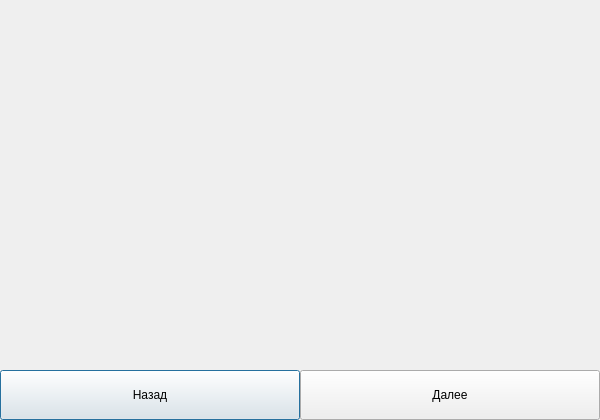
<?xml version="1.0" encoding="UTF-8"?>
<ui version="4.0">
 <class>wind3</class>
 <widget class="QDialog" name="wind3">
  <property name="geometry">
   <rect>
    <x>0</x>
    <y>0</y>
    <width>600</width>
    <height>420</height>
   </rect>
  </property>
  <property name="windowTitle">
   <string>условные обозначения</string>
  </property>
  <widget class="QPushButton" name="pushButton">
   <property name="geometry">
    <rect>
     <x>0</x>
     <y>370</y>
     <width>300</width>
     <height>50</height>
    </rect>
   </property>
   <property name="text">
    <string>Назад</string>
   </property>
  </widget>
  <widget class="QPushButton" name="pushButton_2">
   <property name="geometry">
    <rect>
     <x>300</x>
     <y>370</y>
     <width>300</width>
     <height>50</height>
    </rect>
   </property>
   <property name="text">
    <string>Далее</string>
   </property>
  </widget>
 </widget>
 <resources/>
 <connections/>
</ui>
